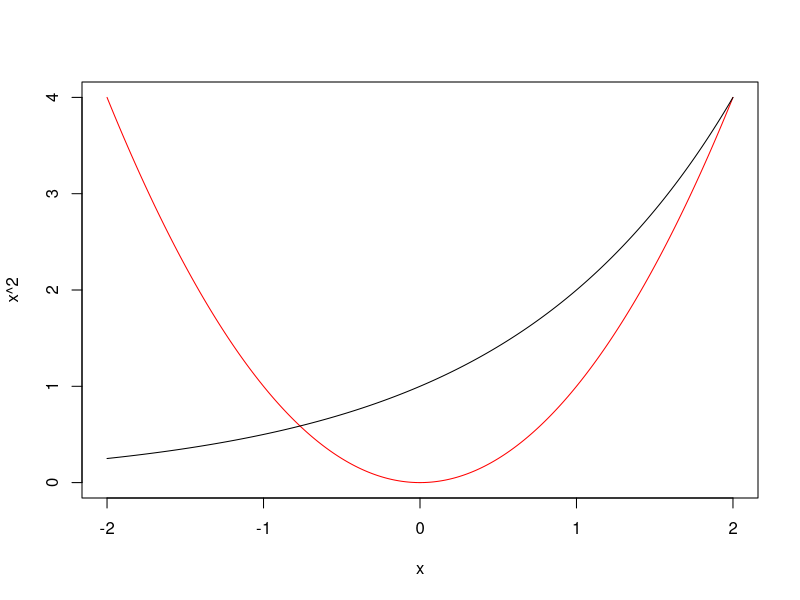
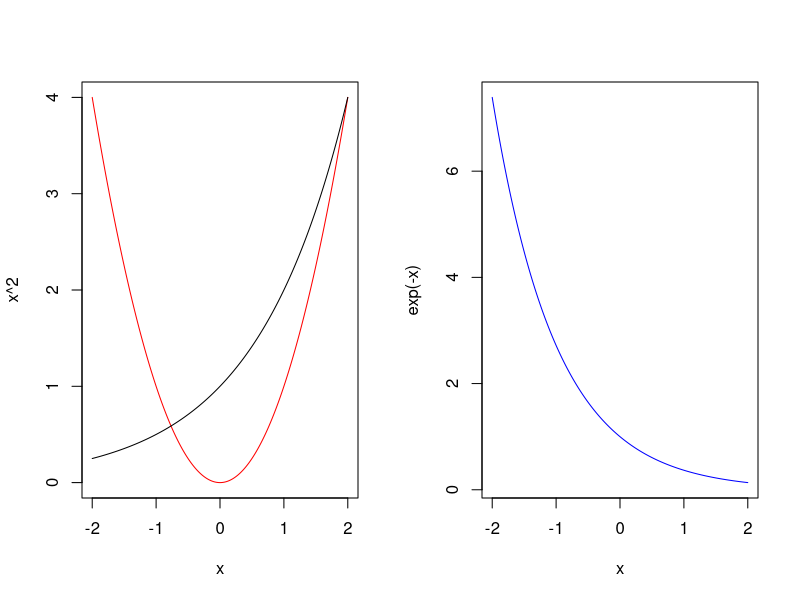
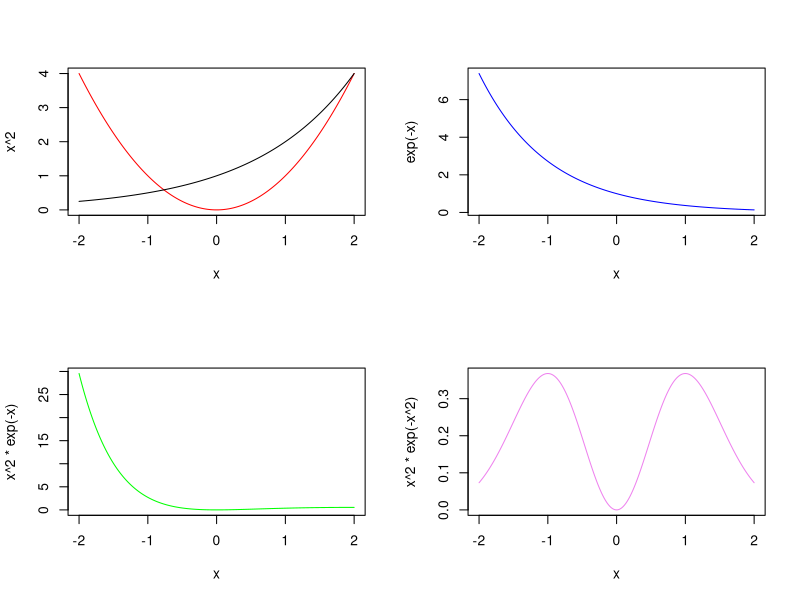
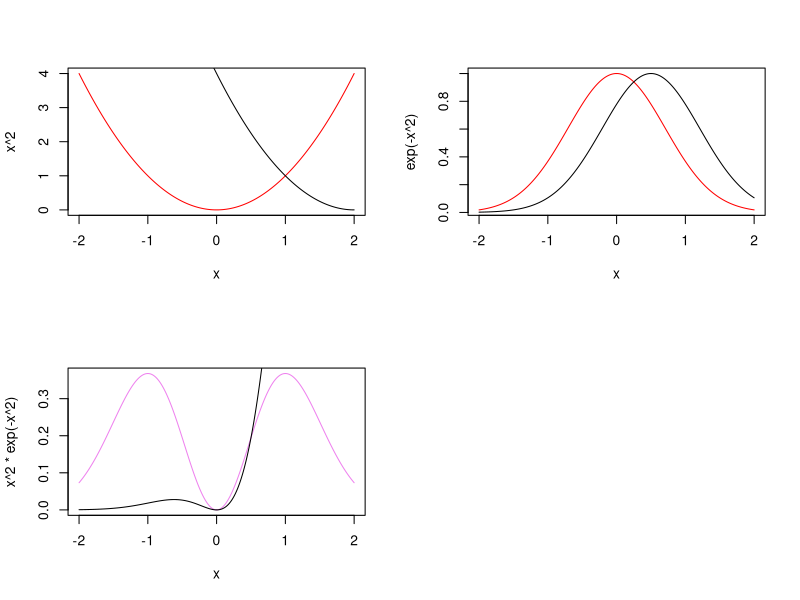
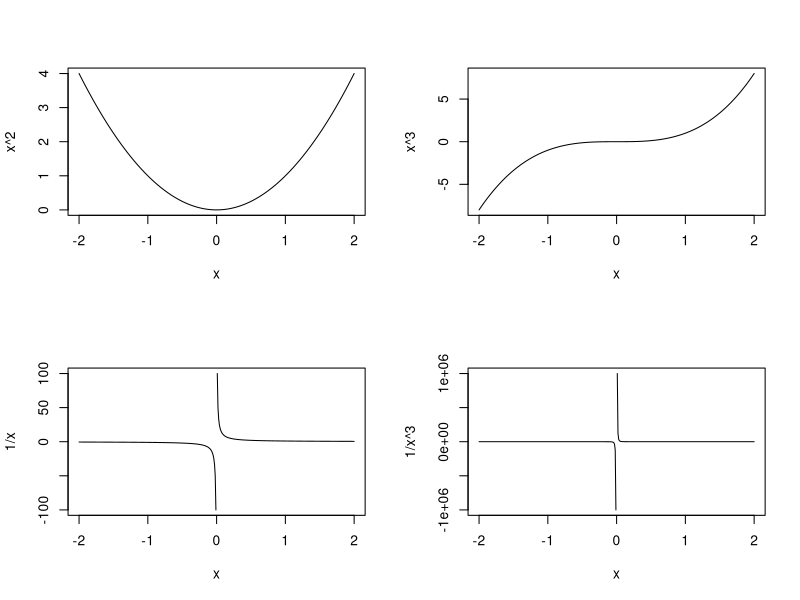
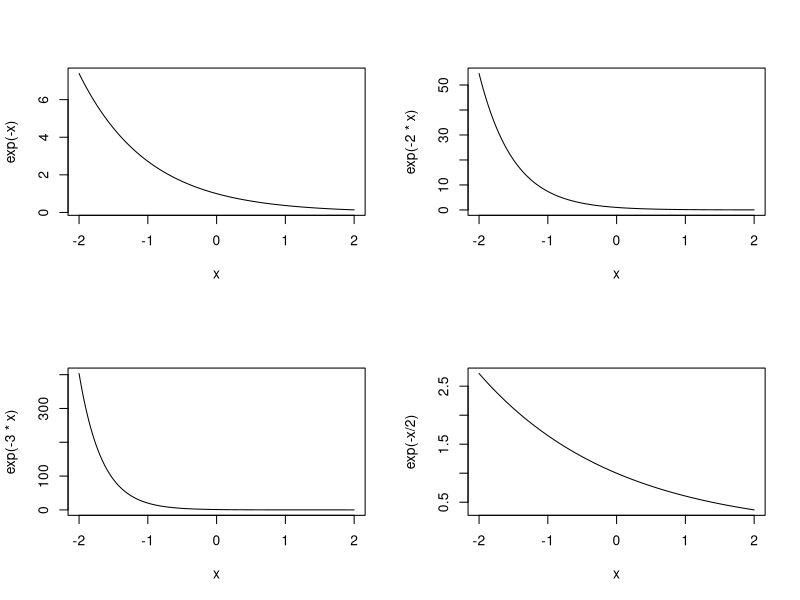
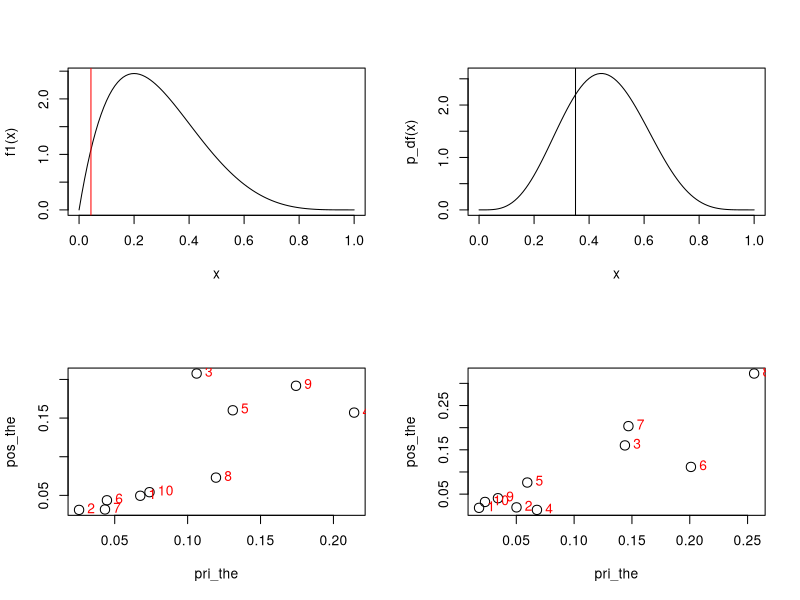
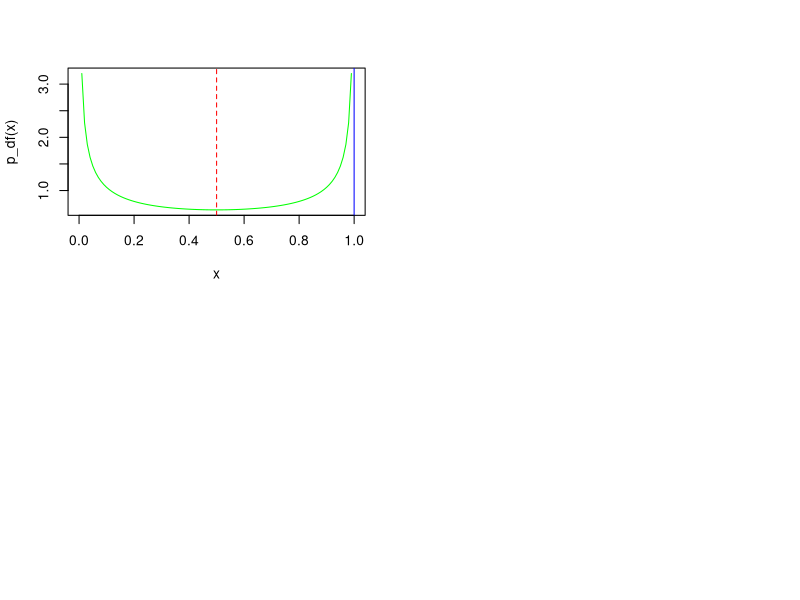

Recreate these plots in R, in order.
## ---- chunk 1
x1=runif(100,2,5)
x=seq(from=-2,to=2,by=0.01) #sort(x1,decreasing = FALSE)
#power / exponential
plot(x,x^2,type="l",col="red")
lines(x,2^x)

par(mfrow=c(1,2))
plot(x,x^2,type="l",col="red")
lines(x,2^x)
plot(x,exp(-x),type="l",col="blue")

par(mfrow=c(2,2))
plot(x,x^2,type="l",col="red")
lines(x,2^x)
plot(x,exp(-x),type="l",col="blue")
plot(x,x^2*exp(-x),type="l",col="green")
plot(x,x^2*exp(-x^2),type="l",col="violet")

#Location shifting
par(mfrow=c(2,2))
plot(x,x^2,type="l",col="red")
lines(x,(x-2)^2)

plot(x,exp(-x^2),type="l",col="red")
lines(x,exp(-(x-0.5)^2))

plot(x,x^2*exp(-x^2),type="l",col="violet")
lines(x,x^2*exp(-(x-1)^2))

#Shape
par(mfrow=c(2,2))
plot(x,x^2,type="l")
plot(x,x^3,type="l")
plot(x,1/x,type="l")
plot(x,1/x^3,type="l")


par(mfrow=c(2,2))
plot(x,exp(-x),type="l")
plot(x,exp(-2*x),type="l")
plot(x,exp(-3*x),type="l")
plot(x,exp(-x/2),type="l")
## ---- chunk 2
require(pracma)
a=2
b=5
f1<-function(q) {(1/beta(a,b))*q^(a-1)*(1-q)^(b-1)}
aa=seq(0,1,by=0.0001)
k1=length(aa)
s=0
for(i in 1:k1)
{
  s[i]=integral(f1,0,aa[i])
}
qu=0.025      #Required percentile
ep=0.0000001 #Required Precision
qq=max(which(s-qu < ep))
aa[qq] #req_percentile

curve(f1)
abline(v=aa[qq],col="red")
## ---- chunk 3
require(pracma)
a1=0.5 # a and b should be positive constants
b1=0.5
f1<-function(y) {y*(1/beta(a1,b1))*y^(a1-1)*(1-y)^(b1-1)}
f2<-function(y) {y^2*(1/beta(a1,b1))*y^(a1-1)*(1-y)^(b1-1)}
mo1=integral(f1,0,1)
mo2=integral(f2,0,1)
va=mo2-mo1^2
cbind(mo1,va)
## ---- chunk 4
a2=5
b2=6
p_df<-function(q) {(1/beta(a2,b2))*q^(a2-1)*(1-q)^(b2-1)}
aa=seq(0,1,by=0.0001)
k1=length(aa)
s=0
for(i in 1:k1)
{
  s[i]=integral(p_df,0,aa[i])
}
qu=0.25      		#Required percentile
ep=0.0000001 	#Required Precision
qq=max(which(s-qu < ep))
aa[qq] #req_percentile
curve(p_df)
abline(v=aa[qq])
## ---- chunk 5
theta=c(0.1,0.25,0.5,0.75,0.9,0.99)                  #Parameter values
pri_the=c(0.2, 0.1,0.3,0.2,0.1,0.1)                  #Priors
x=7                                     #No of success
n=7                                    #No of trials
marg=pri_the*dbinom(x,n,theta)          #marginal distribution
marg_sum=sum(pri_the*dbinom(x,n,theta))
theta_U=theta     #Req thetas to find posteriors- type theta for all priors or 0.25...
k=which(theta %in% theta_U)
pos_the=marg[k]/marg_sum
cbind(theta=theta[k],prior=pri_the[k],posterior=round(pos_the,5))
## ---- chunk 6
theta=c(1, 2, 3,4,5,6,7,8,9,10)                        #Parameter values
#pri_the=c(0.1,0.1,0.1,0.1,0.1,0.1,0.1,0.1,0.1,0.1) 
pri_the=c(0.06751937,	0.02554829,	0.10617217,	0.21419476,	0.130974,	0.04465979,	0.04332306,	0.11943548,	0.17432549,	0.07384759)       #Priors
#Data
p1=0.3                           #p(A/E1)
p2=0.5                            #p(A/E2)
p3=0.8                            #p(A/E3)
p4=0.3                           #p(A/E4)
p5=0.5                            #p(A/E5)
p6=0.4                            #p(A/E6)
p7=0.3                           #p(A/E7)
p8=0.25                            #p(A/E8)
p9=0.45                            #p(A/E9)
p10=0.3                            #p(A/E10)

d_p=c(p1,p2,p3,p4,p5,p6,p7,p8,p9,p10)                  #data_probabilities_Likelihood                               
marg_NR=pri_the*d_p           #marginal distribution
marg_sum=sum(pri_the*d_p)
pos_the=marg_NR/marg_sum

cbind(theta=theta,prior=pri_the,posterior=pos_the)
plot(pri_the,pos_the,cex=1.5)
text(pri_the,pos_the,theta, cex=1, pos=4, col="red")
## ---- chunk 7
theta=c(1, 2, 3,4,5,6,7,8,9,10)                        #Parameter values
k=length(theta)
pri_the1=runif(k,0,1)
pri_the= pri_the1/sum(pri_the1)      #Priors
#Data  #data_probabilities_Likelihood   
pd=0
for(i in 1:k)
{
  pd[i]=runif(1,0,1)
}
#marginal distribution
marg_NR=pri_the*pd           
marg_sum=sum(pri_the*pd)
pos_the=marg_NR/marg_sum
#Results
cbind(theta=theta,prior=pri_the,posterior=pos_the)
plot(pri_the,pos_the,cex=1.5)
text(pri_the,pos_the,theta, cex=1, pos=4, col="red")
## ---- chunk 8
a=0.5
b=0.5
p_df<-function(y) {(1/beta(a,b))*y^(a-1)*(1-y)^(b-1)}
mi=optimize(p_df,c(0,1))
mx=optimize(p_df,c(0,1),maximum = TRUE)
minimum=mi$objective
maximum=mx$objective
curve(p_df,col="Green")
abline(v=mx$maximum,col="blue")
abline(v=mi$minimum,lty=2,col="Red")
c(mi$minimum,minimum,mx$maximum,maximum)
p_df(0.3)
dbeta(0.3,a,b)
integral(p_df,0,0.3)  
pbeta(0.3,a,b)
## ---- chunk 9
k=10 #No of simulation
fn<-function(x){x^2/(x^3+1)} #function to be integrated
LL=0              #Limits
UL=2
ri=runif(k,LL,UL) #Random generator
ri_s=sort(ri,decreasing=FALSE) #For graphing
ri1=fn(ri_s)      #Evaluation
par(mfrow=c(1,2))
plot(ri1,col="red")
curve(fn,from=LL, to=UL)
require(pracma)
integral(fn,LL,UL)    #actual integration
(UL-LL)*sum(ri1)/k    #MC answer
## ---- chunk 10
k=100
fn<-function(x){sin(x)^2}
LL=0
UL=pi
ri=runif(k,LL,UL)
ri_s=sort(ri,decreasing=FALSE)
ri1=fn(ri_s)
par(mfrow=c(1,2))
plot(ri1,col="red")
curve(fn,from=LL, to=UL)
require(pracma)
integral(fn,LL,UL)
(UL-LL)*sum(ri1)/k
## ---- chunk 11
k=1000
fn<-function(x){exp(-2*x)}
LL=0
UL=10
ri=runif(k,LL,UL)
ri_s=sort(ri,decreasing=FALSE)
ri1=fn(ri_s)
par(mfrow=c(1,2))
plot(ri1,col="red")
curve(fn,from=LL, to=UL)
require(pracma)
integral(fn,LL,UL)
(UL-LL)*sum(ri1)/k
## ---- chunk 12
k=10000 
a=2
b=3
fn<-function(y){(1/beta(a,b))*y^(a-1)*(1-y)^(b-1)}
#fn<-function(x){dbeta(x,a,b)}
LL=0.06758599
UL=0.8058796
ri=runif(k,LL,UL)
ri_s=sort(ri,decreasing=FALSE)
ri1=fn(ri_s)
par(mfrow=c(1,2))
plot(ri1,col="red")
curve(fn,from=LL, to=UL,lwd=2,col="blue")
require(pracma)
integral(fn,LL,UL)
(UL-LL)*sum(ri1)/k
#Check with
pbeta(UL,a,b)-pbeta(LL,a,b)
## ---- chunk 13
x1=matrix(runif(50,0,1),5,10) #n - size - 50
x2=matrix(runif(100,0,1),10,10) #n - size - 100
x3=matrix(runif(500,0,1),50,10) #n - size - 500
x4=matrix(runif(2000,0,1),200,10)  #n - size - 2000
m1=0
for(i in 1:10)
{
m1[i]=mean(x1[,i])
}
m2=0
for(i in 1:10)
{
  m2[i]=mean(x2[,i])
}
m3=0
for(i in 1:10)
{
  m3[i]=mean(x3[,i])
}
m4=0
for(i in 1:10)
{
  m4[i]=mean(x4[,i])
}

v1=0
for(i in 1:10)
{
  v1[i]=var(x1[,i])
}
v2=0
for(i in 1:10)
{
  v2[i]=var(x2[,i])
}
v3=0
for(i in 1:10)
{
  v3[i]=var(x3[,i])
}
v4=0
for(i in 1:10)
{
  v4[i]=var(x4[,i])
}
## ---- chunk 14
par(mfrow=c(2,2))
boxplot(x1,col=2,main="n50")
boxplot(x2,col=3,main="n100")
boxplot(x3,col=4,main="n500")
boxplot(x4,col=5,main="n2000")

cbind(m1,m2,m3,m4)
cbind(v1,v2,v3,v4)
## ---- chunk 15
par(mfrow=c(2,2))
boxplot(m1,col=2,main="n50")
boxplot(m2,col=3,main="n100")
boxplot(m3,col=4,main="n500")
boxplot(m4,col=5,main="n2000")

cbind(n50=mean(m1),n100=mean(m2),n500=mean(m3),n2000=mean(m4))
## ---- chunk 16
x=c(0:5) #Discrete data
px=c(0.1, 0.2, 0.3, 0.3,0.05,0.05) #respective probabilities
  #dbinom(x,5,0.5)
cpx=cumsum(px) #distribution function
pr=0    #generated variable
ns=10            #No of simulation
for(i in 1:ns)
{
un=runif(1,0,1)
pr[i]= min(which(un<cpx))-1 
}
hist(pr)
mean(pr)
var(pr)
# check with
sum(x*px)
sum(x^2*px)-sum(x*px)^2
## ---- chunk 17
n=30 #binomial parameter - no of trials
p_g=0.05 #binomial parameter - proportion of success
x=c(0:n) #its range
px= dbinom(x,n,p_g) #respective probabilities
cpx=cumsum(px) #distribution function
# or cpx=pbinom(x,n,p_g)
pr=0    #generated variable
ns=100            #No of simulation
for(i in 1:ns)
{
  un=runif(1,0,1)
  pr[i]= min(which(un<cpx))-1 
}
hist(pr)
sim_u=cbind(mean(pr),var(pr)) #User simulation
# check with expectation formulas
formu=cbind(sum(x*px),sum(x^2*px)-sum(x*px)^2)
#or check with simulated distribution in r
sim_r=cbind(mean(rbinom(1000,n,p_g)),var(rbinom(1000,n,p_g)))
#or check with closed form formula for moments of BD
cld=cbind(n*p_g,n*p_g*(1-p_g))
res=rbind(sim_u,formu,sim_r,cld)
row.names(res)=c("sim_u","formula","sim_r","ClosedForm")
colnames(res)=c("mean","var")
res
## ---- chunk 18
require(pracma)
f1<-function(y) {(2/3)*(y+1)} #Range of the RV is LL and UL
LL = 0
UL = 1
aa=seq(LL,UL,by=0.0001) 
k1=length(aa)
s=0
for(i in 1:k1)
{
  s[i]=integral(f1,0,aa[i])
}
rs=0
ns=10
for(j in 1:ns)
{
  qu=runif(1,0,1)      #Required percentile
  ep=0.0000001 #Required Precision
  qq=max(which(s-qu < ep))
  rs[j]=aa[qq] #req_percentile
}
hist(rs)
sim_u=cbind(mean(rs),var(rs)) #User simulation
# check with expectation formulas
fm1= function(y) {y*(y+1)*(2/3)}
fm2= function(y) {y^2*(2/3)*(y+1)}
mo1=integral(fm1,LL,UL)
mo2=integral(fm2,LL,UL)
va=mo2-mo1^2
formu=cbind(mo1,va)
res=rbind(sim_u,formu)
row.names(res)=c("sim_u","formula")
colnames(res)=c("mean","var")
res
## ---- chunk 19
require(pracma)
f1<-function(y) {y} #Range of the RV is LL and UL
LL1 = 0
UL1 = 1
f2<-function(y) {2-y} 
LL2 = 1
UL2 = 2
aa=seq(LL1,UL2,by=0.001) 
k1=length(aa)
s=0
for(i in 1:k1)
{
  if(aa[i]<1)
  {
    s[i]=integral(f1,0,aa[i])
  } else
  {
    s[i]=integral(f1,0,UL1)+integral(f2,1,aa[i])
  }
}
rs=0
ns=1000
for(j in 1:ns)
{
  qu=runif(1,0,1)      #Required percentile
  ep=0.0000001 #Required Precision
  qq=max(which(s-qu < ep))
  rs[j]=aa[qq] #req_percentile
}
sim_u=cbind(mean(rs),var(rs)) #User simulation
# check with expectation formulas
fm11= function(y) {y*f1(y)}
fm12= function(y) {y*f2(y)}
fm21= function(y) {y^2*f1(y)}
fm22= function(y) {y^2*f2(y)}
mo1=integral(fm11,LL1,UL1)+integral(fm12,LL2,UL2)
mo2=integral(fm21,LL1,UL1)+integral(fm22,LL2,UL2)
va=mo2-mo1^2
formu=cbind(mo1,va)
res=rbind(sim_u,formu)
row.names(res)=c("sim_u","formula")
colnames(res)=c("mean","var")
res
par(mfrow=c(1,2))
curve(f1,0,1,xlim=c(LL1,UL2))
curve(f2,1,2,add=TRUE)
hist(rs)
## ---- chunk 20
require(pracma)
a=2
b=5
f1<-function(q) {(1/beta(a,b))*q^(a-1)*(1-q)^(b-1)}
aa=seq(0,1,by=0.00001)
k1=length(aa)
s=0
for(i in 1:k1)
{
  s[i]=integral(f1,0,aa[i])
}
rs=0
ns=1000
for(j in 1:ns)
{
qu=runif(1,0,1)      #Required percentile
ep=0.0000001 #Required Precision
qq=max(which(s-qu < ep))
rs[j]=aa[qq] #req_percentile
}
hist(rs)
sim_u=cbind(mean(rs),var(rs)) #User simulation
# check with expectation formulas
fm1= function(y) {y*(1/beta(a,b))*y^(a-1)*(1-y)^(b-1)}
fm2= function(y) {y^2*(1/beta(a,b))*y^(a-1)*(1-y)^(b-1)}
mo1=integral(fm1,0,1)
mo2=integral(fm2,0,1)
va=mo2-mo1^2
formu=cbind(mo1,va)
#or check with simulated distribution in r
sim_r=cbind(mean(rbeta(1000,a,b)),var(rbeta(1000,a,b)))
#or check with closed form formula for moments of BD
cld=cbind(a/(a+b),a*b/((a+b)^2*(a+b+1)))
res=rbind(sim_u,formu,sim_r,cld)
row.names(res)=c("sim_u","formula","sim_r","ClosedForm")
colnames(res)=c("mean","var")
res
